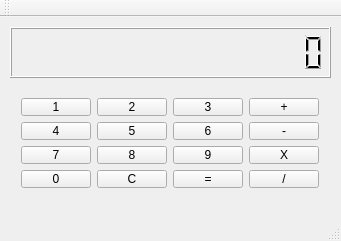
<?xml version="1.0" encoding="UTF-8"?>
<ui version="4.0">
 <class>MainWindow</class>
 <widget class="QMainWindow" name="MainWindow">
  <property name="geometry">
   <rect>
    <x>0</x>
    <y>0</y>
    <width>341</width>
    <height>241</height>
   </rect>
  </property>
  <property name="windowTitle">
   <string>MainWindow</string>
  </property>
  <widget class="QWidget" name="centralWidget">
   <widget class="QWidget" name="gridLayoutWidget">
    <property name="geometry">
     <rect>
      <x>10</x>
      <y>70</y>
      <width>320</width>
      <height>112</height>
     </rect>
    </property>
    <layout class="QGridLayout" name="gridLayout">
     <item row="0" column="0">
      <widget class="QPushButton" name="btn1">
       <property name="text">
        <string>1</string>
       </property>
      </widget>
     </item>
     <item row="0" column="1">
      <widget class="QPushButton" name="btn2">
       <property name="text">
        <string>2</string>
       </property>
      </widget>
     </item>
     <item row="0" column="3">
      <widget class="QPushButton" name="btnPlus">
       <property name="text">
        <string>+</string>
       </property>
      </widget>
     </item>
     <item row="2" column="2">
      <widget class="QPushButton" name="btn9">
       <property name="text">
        <string>9</string>
       </property>
      </widget>
     </item>
     <item row="2" column="3">
      <widget class="QPushButton" name="btnMultiplier">
       <property name="text">
        <string>X</string>
       </property>
      </widget>
     </item>
     <item row="2" column="1">
      <widget class="QPushButton" name="btn8">
       <property name="text">
        <string>8</string>
       </property>
      </widget>
     </item>
     <item row="1" column="3">
      <widget class="QPushButton" name="btnMoins">
       <property name="text">
        <string>-</string>
       </property>
      </widget>
     </item>
     <item row="2" column="0">
      <widget class="QPushButton" name="btn7">
       <property name="text">
        <string>7</string>
       </property>
      </widget>
     </item>
     <item row="1" column="0">
      <widget class="QPushButton" name="btn4">
       <property name="text">
        <string>4</string>
       </property>
      </widget>
     </item>
     <item row="1" column="2">
      <widget class="QPushButton" name="btn6">
       <property name="text">
        <string>6</string>
       </property>
      </widget>
     </item>
     <item row="0" column="2">
      <widget class="QPushButton" name="btn3">
       <property name="text">
        <string>3</string>
       </property>
      </widget>
     </item>
     <item row="1" column="1">
      <widget class="QPushButton" name="btn5">
       <property name="text">
        <string>5</string>
       </property>
      </widget>
     </item>
     <item row="3" column="0">
      <widget class="QPushButton" name="btn0">
       <property name="text">
        <string>0</string>
       </property>
      </widget>
     </item>
     <item row="3" column="1">
      <widget class="QPushButton" name="btnRas">
       <property name="text">
        <string>C</string>
       </property>
      </widget>
     </item>
     <item row="3" column="2">
      <widget class="QPushButton" name="btnEgal">
       <property name="text">
        <string>=</string>
       </property>
      </widget>
     </item>
     <item row="3" column="3">
      <widget class="QPushButton" name="btnDiviser">
       <property name="text">
        <string>/</string>
       </property>
      </widget>
     </item>
    </layout>
   </widget>
   <widget class="QLCDNumber" name="lcdNumber">
    <property name="geometry">
     <rect>
      <x>10</x>
      <y>10</y>
      <width>321</width>
      <height>51</height>
     </rect>
    </property>
    <property name="digitCount">
     <number>16</number>
    </property>
   </widget>
  </widget>
  <widget class="QMenuBar" name="menuBar">
   <property name="geometry">
    <rect>
     <x>0</x>
     <y>0</y>
     <width>341</width>
     <height>21</height>
    </rect>
   </property>
  </widget>
  <widget class="QToolBar" name="mainToolBar">
   <attribute name="toolBarArea">
    <enum>TopToolBarArea</enum>
   </attribute>
   <attribute name="toolBarBreak">
    <bool>false</bool>
   </attribute>
  </widget>
  <widget class="QStatusBar" name="statusBar"/>
 </widget>
 <layoutdefault spacing="6" margin="11"/>
 <resources/>
 <connections/>
</ui>
